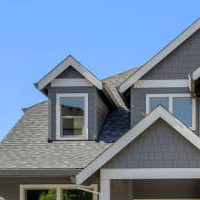
#> input picture wycinek.png, 200 x 200 px
$ jupyter execute obrazy.ipynb
#> lines starting #> are read from the running program, lines starting #| are printed output that depends on the picture
#> the answer given: wycinek.png
### Przetwarzanie obrazów w dziedzinie przestrzennej
## Autorzy:
1. Jakub Rauk 256768
2. Michał Wróbel 259132
## Cwiczenie 5
Ćwiczenie polegało na przygotowaniu środowiska testowego umożliwiającego:
1. Wyświetlenie obrazu wczytanego z pliku o zadanej nazwie,
2. sporządzenie wykresów zmian poziomu szarości wzdłuż wybranej linii poziomej lub pionowej o zadanej współrzędnej,
3. Wybór podobrazu (prostokątnego obszaru) o podanych współrzędnych oraz jego zapis do pliku o zadanej nazwie.

[cell 1]
import cv2 as cv
from matplotlib import pyplot as plt
from PIL import Image

Funkcje do wczytania i wyświetlenia wczytanego obrazu

[cell 2]
def load_image(file_name):
#> called with file_name = 'wycinek.png'
    _img = cv.imread(file_name)
    if file_name.split('.')[1] == 'jpg':
        _img = cv.cvtColor(_img, cv.COLOR_BGR2RGB)
    return _img

def display_image(image):
    fig, ax = plt.subplots(ncols=1, nrows=1, figsize=(10,10))
    ax.imshow(image)
    ax.set_title('Image')
    ax.set_xlabel('X')
    ax.set_ylabel('Y')
    plt.show()

filename = input("Enter image file name: ")
image = load_image(filename)
#> image is the input picture: shape (200, 200, 3); mean B, G, R 161.3, 135, 114
display_image(image)

Wygenerowanie histogramu oraz wykresu zmian poziomu szarości wzdłuż wybranej linii poziomej lub pionowej o zadanej współrzędnej

[cell 3]
def hist_image_grayscale(image, line_type, coordinate):
#> called with line_type = 'horizontal', coordinate = 50
    gray_scale_image = cv.cvtColor(image, cv.COLOR_RGB2GRAY)
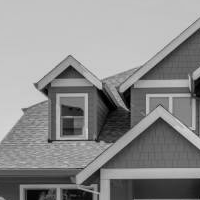
#> gray_scale_image: shape (200, 200); min 0, max 218, mean 140.5
    height, width = gray_scale_image.shape
#> height = 200; width = 200

    if line_type == 'horizontal':
        if coordinate < 0 or coordinate >= height:
            print('Invalid horizontal coordinate')
            return
        line = gray_scale_image[coordinate, :]
#> line = 200 values, max 201 at index 159, min 39 at index 174, mean 179.2
    elif line_type == 'vertical':
        if coordinate < 0 or coordinate >= width:
            print('Invalid vertical coordinate')
            return
        line = gray_scale_image[:, coordinate]
    else:
        print('Invalid line_type, valid are: vertical, horizontal')

    plt.hist(line, bins=256, color='gray')
    plt.xlabel('poziom szarości')
    plt.ylabel('częstość')
    plt.title('Image gray scale')
    plt.show()
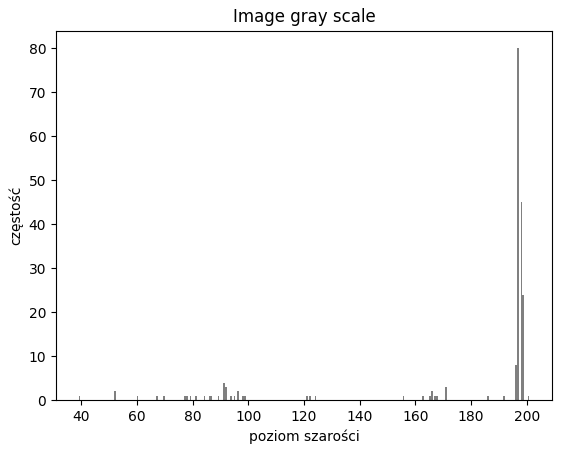
#> figure drawn by matplotlib, 1 panel; tallest bar 80 high, from x = 196.6 to 197.2

def plot_image_grayscale(image, line_type, coordinate):
#> called with line_type = 'horizontal', coordinate = 50
    gray_scale_image = cv.cvtColor(image, cv.COLOR_RGB2GRAY)
    height, width = gray_scale_image.shape
#> height = 200; width = 200

    if line_type == 'horizontal':
        if coordinate < 0 or coordinate >= height:
            print('Invalid horizontal coordinate')
            return
        line = gray_scale_image[coordinate, :]
    elif line_type == 'vertical':
        if coordinate < 0 or coordinate >= width:
            print('Invalid vertical coordinate')
            return
        line = gray_scale_image[:, coordinate]
    else:
        print('Invalid line_type, valid are: vertical, horizontal')

    plt.plot(line)
    plt.xlabel('X')
    plt.ylabel('poziom szarości')
    plt.title('Image gray scale')
    plt.show()
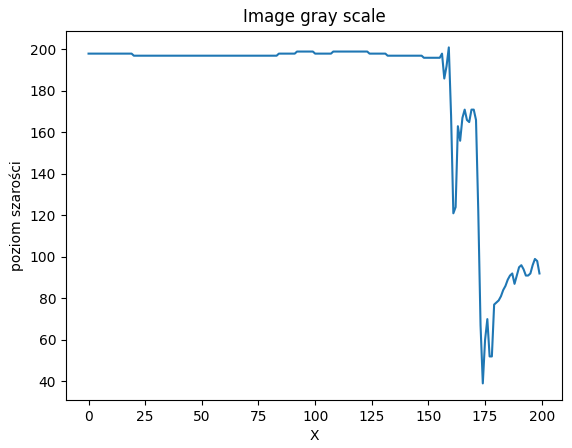
#> figure drawn by matplotlib, 1 panel; curve peaks at x = 159, y = 201


hist_image_grayscale(image, 'horizontal', 50)
plot_image_grayscale(image, 'horizontal', 50)

[cell 4]
def crop_image(img, first_point, second_point):
    # points should be: list[x, y]
    cropped_img = img[first_point[1]:second_point[1], first_point[0]:second_point[0]]
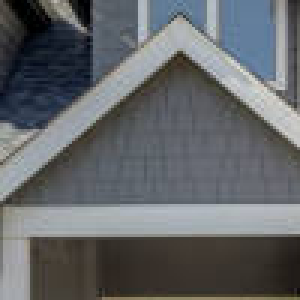
#> cropped_img: shape (100, 100, 3) (shown 3 times larger); mean B, G, R 104.7, 101.9, 99
    fig, ax = plt.subplots(ncols=1, nrows=1, figsize=(10, 10))
    ax.imshow(cropped_img)
    ax.set_title('Cropped image')
    ax.set_xlabel('X')
    ax.set_ylabel('Y')
    plt.show()
    return cropped_img

def save_image(file_name, img):
#> called with file_name = 'wycinek.png'
    if file_name.split('.')[1] in ['jpg', 'png']:
        img = cv.cvtColor(img, cv.COLOR_RGB2BGR)
    cv.imwrite(file_name, img)

# first_point = [int(a) for a in input("Enter first_point coordinates (eg. 50,50): ").split(',')]
# second_point = [int(a) for a in input("Enter first_point coordinates (eg. 50,50): ").split(',')]

cropped_image = crop_image(image, [100, 100], [300, 300])
save_image('wycinek.png', cropped_image)

$ run again, with house_image.jpg saved as wycinek.png
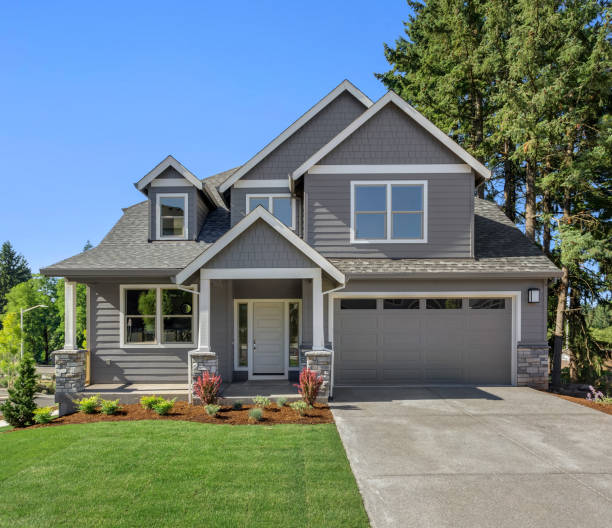
#> input picture house_image.jpg, 612 x 528 px
#> image is the input picture: shape (528, 612, 3); mean B, G, R 127.4, 128, 111.2
#> in hist_image_grayscale, `gray_scale_image = cv.cvtColor(image, cv.COLOR_RGB2GRAY)`:
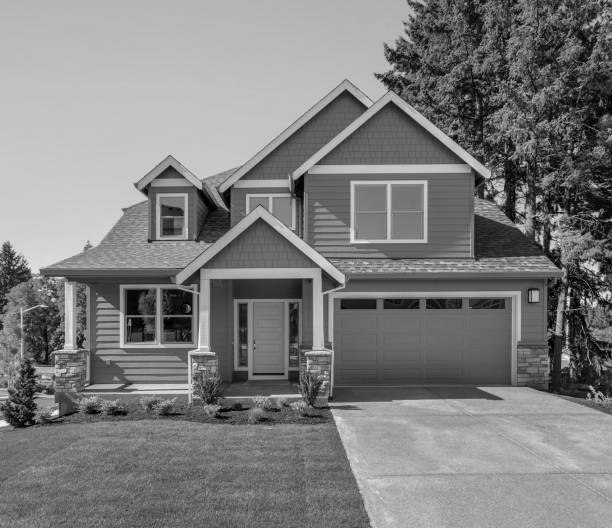
#> gray_scale_image: shape (528, 612); min 0, max 254, mean 125.9
#> in hist_image_grayscale, `line = gray_scale_image[coordinate, :]`: line = 612 values, max 189 at index 29, min 14 at index 389, mean 149.4
#> in plot_image_grayscale, `plt.show()`:
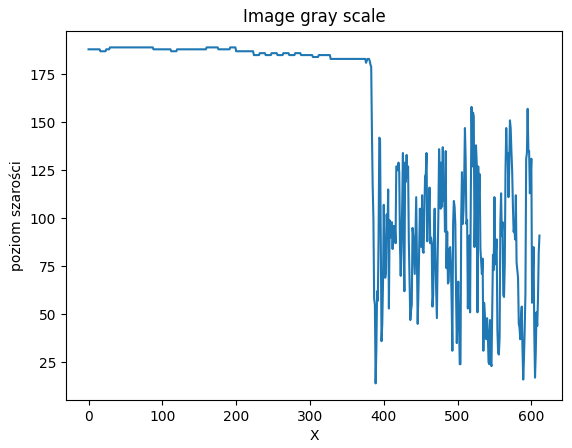
#> figure drawn by matplotlib, 1 panel; curve peaks at x = 29, y = 189
